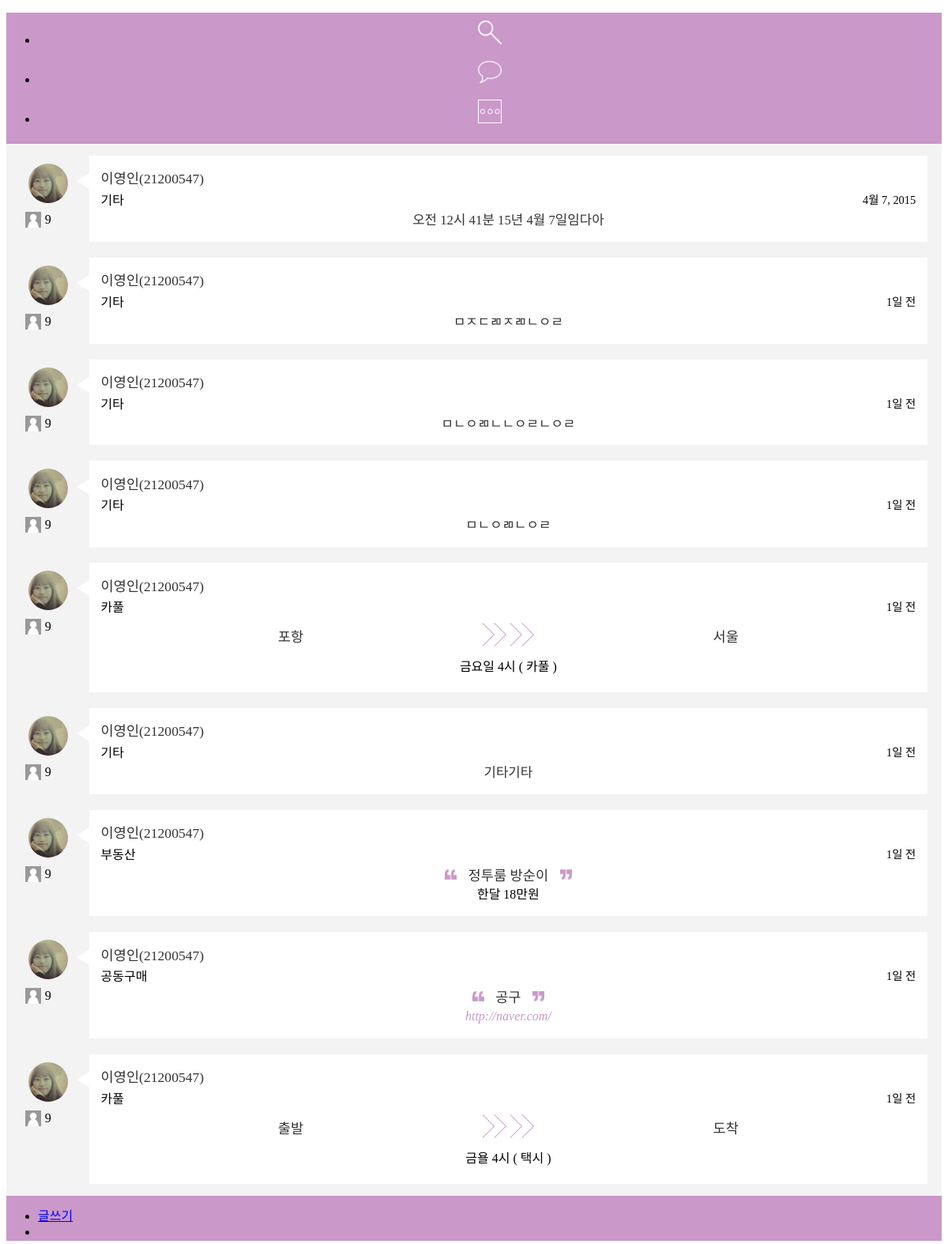
Screenshot of /newsfeed with the database file from the repository.
### sns/models.py (models this page shows, shortened)
class Article(models.Model):
    datetime = models.DateTimeField(auto_now=True)
    student = models.ForeignKey(Student)
    category = models.ForeignKey(Category)
    content = models.TextField()
    def get_datetime(self):
        return get_date(self.datetime)

class Student(models.Model):
    user = models.OneToOneField(User)
    phone = models.CharField(max_length=20, null=True, blank=True)
    is_public = models.BooleanField(default=False)
    area = models.ForeignKey(Area)
    image = models.ImageField(upload_to="profile", null=True, blank=True)
    def __str__(self):
        return self.get_name() + "(" + self.user.get_username() + ")"
    def get_name(self):
        return self.user.last_name + self.user.first_name
    def get_image(self):
        return self.image if self.image else "profile/default/avatar.png"

class Category(models.Model):
    name = models.CharField(max_length=30)
    type = models.CharField(max_length=30, default="default")
    def __str__(self):
        return self.name

class Car(models.Model):
    depart = models.CharField(max_length=50)
    destination = models.CharField(max_length=50)
    transportation = models.CharField(max_length=50)
    trade = models.OneToOneField(Trade)
    article = models.OneToOneField(Article)

class Trade(models.Model):
    fee = models.CharField(max_length=100)
    time = models.CharField(max_length=100)
    memo = models.TextField(null=True, blank=True)

class House(models.Model):
    title = models.CharField(max_length=50)
    area = models.ForeignKey(Area)
    trade = models.OneToOneField(Trade)
    article = models.OneToOneField(Article)

class Store(models.Model):
    title = models.CharField(max_length=50)
    link = models.URLField(null=True)
    trade = models.OneToOneField(Trade)
    article = models.OneToOneField(Article)

### sns/views.py (the view)
# urls.py: url(r'^newsfeed', Newsfeed.as_view(template_name="newsfeed.html"), name="newsfeed"),
class Newsfeed(ListView):
    template_name = "newsfeed.html"
    queryset = Article.objects.all()
    context_object_name = "articles"
    def get_context_data(self, **kwargs):
        context = super(Newsfeed, self).get_context_data(**kwargs)
        context.update({"search_form": SearchForm(self.request.GET)})
        return context
    def get_list(self):
        articles = Article.objects.all().order_by('-datetime')
        array = []
        for article in articles:
            if Car.objects.filter(article=article).exists():
                array.append(Car.objects.get(article=article))
            elif House.objects.filter(article=article).exists():
                array.append(House.objects.get(article=article))
            elif Store.objects.filter(article=article).exists():
                array.append(Store.objects.get(article=article))
            else:
                array.append(article)
        return zip(articles, array)
    def get_queryset(self):
        category_param = self.request.GET.get('category')
        content_param = self.request.GET.get('content')
        articles = Article.objects.all().order_by('-datetime')
        articles = ArticleModelAdmin(Article, None).get_search_results(self.request, articles, content_param)[0]
        articles = ArticleFilter(self.request.GET, queryset=articles)
        return articles

### sns/models.py (called while the page is built)
def get_date(time):
    if(time.date() + timedelta(days=1)) == date.today():
        diff = timesince(time)
        if diff == '0분':
            return '방금 전'
        return '%s 전' % timesince(time).split(',')[0]
    else:
        return time.date() + timedelta(days=1)

### templates/newsfeed.html (shortened to what this page needs)
{% extends 'base_newsfeed.html' %}
{% load staticfiles %}
{% block page_content %}
    {% include "newsfeed_header.html" %}
    <div id="newsfeed-body">
        {% for article, item in view.get_list %}
            {% include "newsfeed_"|add:article.category.type|add:".html" with article=item %}
        {% endfor %}
    </div>
    {% include "newsfeed_footer.html" with page="newsfeed" %}
{% endblock %}

### templates/newsfeed_default.html
{% extends 'newsfeed_article.html' %}
{% load staticfiles %}
{% block content %}
    {% if url %}#}
        <p class="div-fill">{{ article.content }}</p>
    {% else %}
        <a href="{% url "article" article.id %}" class="div-fill">{{ article.content }}</a>
    {% endif %}
{% endblock %}

### templates/newsfeed_article.html
{% load staticfiles %}
<div class="newsfeed-article-box">
    <table>
        <tr>
            <td rowspan="2" class="article-user-image user-image">
                <div class="image">
                    {% if article.category %}
                        <img src="{{ MEDIA_URL }}{{ article.student.get_image}}" width="50"/>
                    {% else %}
                        <img src="{{ MEDIA_URL }}{{ article.article.student.get_image}}" width="50"/>
                    {% endif %}
                </div>
            </td>
            <td rowspan="2" class="article-arrow">
                <img src="{% static "img/play106.png" %}" height="20"/>
            </td>
            <td class="article-content article-user-id">
                {% if article.category %}
                    <a href="{% url "mypage" article.student.id %}">
                        {{ article.student }}
                    </a>
                {% else %}
                    <a href="{% url "mypage" article.article.student.id %}">
                        {{ article.article.student }}
                    </a>
                {% endif %}
            </td>
        </tr>
        <tr>
            <td class="article-content">
                {% if article.category %}
                    {{ article.category }}
                    <label class="article-time">
                        {{ article.get_datetime }}
                    </label>
                {% else %}
                    {{ article.article.category }}
                    <label class="article-time">
                        {{ article.article.get_datetime }}
                    </label>
                {% endif %}
            </td>
        </tr>
        <tr>
            <td class="article-comment">
                <div class="sm-icon">
                    <img src="{% static "img/default_profile.jpg" %}" width="20" height="20"/>
                </div>
                <label for="sm-icon">9</label>
            </td>
            <td></td>
            <td class="article-content article-paragraph">
                {% block content %}
                {% endblock %}
            </td>
        </tr>
    </table>
</div>

### templates/newsfeed_car.html
{% extends 'newsfeed_article.html' %}
{% load staticfiles %}
{% block content %}
    <table class="article-box-car">
        <tr>
            <td class="article-title">
                <a href="{% url "article" article.id %}">{{ article.depart }}</a>
            </td>
            <td class="car-arrow">
                <img src="{% static "img/car_arrow3.png" %}" width="30"/>
            </td>
            <td class="car-arrow">
                <img src="{% static "img/car_arrow3.png" %}" width="30"/>
            </td>
            <td class="article-title">
                <a href="{% url "article" article.id %}">{{ article.destination }}</a>
            </td>
        </tr>
        <tr>
            <td colspan="4">
                <label>{{ article.trade.time }} ( {{ article.transportation }} )</label>
            </td>
        </tr>
    </table>
{% endblock %}

### templates/newsfeed_house.html
{% extends 'newsfeed_article.html' %}
{% load staticfiles %}
{% block content %}
    <table>
        <tr>
            <td class="image-td article-title">
                <img src="{% static "img/marks.png" %}" width="15"/>
                <a href="{% url "article" article.id %}">{{ article.title }}</a>
                <img src="{% static "img/marks2.png" %}" width="15"/>
            </td>
        </tr>
        <tr>
            <td class="fee">
                <label>{{ article.trade.fee }}</label>
            </td>
        </tr>
    </table>
{% endblock %}

### templates/newsfeed_store.html
{% extends 'newsfeed_article.html' %}
{% load staticfiles %}
{% block content %}
    <table>
        <tr>
            <td class="image-td article-title">
                <img src="{% static "img/marks.png" %}" width="15"/>
                <a href="{% url "article" article.id %}">{{ article.title }}</a>
                <img src="{% static "img/marks2.png" %}" width="15"/>
            </td>
        </tr>
        <tr>
            <td class="link">
                <a href="{{ article.link }}">{{ article.link }}</a>
            </td>
        </tr>
    </table>
{% endblock %}

### resources/static/css/newsfeed.css (style rules this page uses)
table { width: 100%; border-spacing: 0px !important; }
#newsfeed-body { padding-top: 5px; padding-bottom: 5px; height: 100%; min-height: 600px; }
.user-image { text-align: center; vertical-align: middle; }
.user-image .image { overflow: hidden; vertical-align: middle; }
.newsfeed-article-box { width: 97%; margin: 10px 1.5% 10px 1.5%; border-radius: 5px; display: inline-flex; }
.article-user-image { width: 70px; height: 50px; padding: 10px; }
.article-user-image .image { width: 50px; height: 50px; border-radius: 25px; }
.sm-icon { padding-left: 5px; padding-right: 5px; }
.article-arrow { width: 20px; padding-right: 0px !important; }
.article-content { width: 100%; }
.article-content, .detail-content { padding-left: 15px; padding-right: 15px; }
.article-user-id { padding-top: 16px; }
.article-user-id a { font-family: Bold; font-size: 110%; text-decoration: none !important; }
.article-time { float: right; text-align: right; font-family: Light; font-size: 90%; }
.article-paragraph { clear: left; word-wrap: break-word; padding-bottom: 16px; }
.div-fill { display: block; font-size: 105%; font-weight: normal !important; text-decoration: none !important; text-align: center; word-wrap: break-word; }
.article-comment { display: inline-flex; }
.article-comment .sm-icon { padding-left: 5px; padding-right: 5px; }
.article-comment label { margin: 0px !important; }
.article-box-car { text-align: center; }
.article-box-car tr td { padding-top: 5px; padding-bottom: 5px; }
.car-arrow { width: 35px; padding: 0px; }
.article-title { font-size: 110%; }
.image-td, .link, .fee { text-align: center; }
.image-td img { padding-left: 10px; padding-right: 10px; }
.link a { font-family: Light; font-style: italic; }
.article-title a, .link a { font-weight: normal !important; text-decoration: none !important; }
.sm-icon { width: 20px; height: 20px; }

### resources/static/css/common.css (style rules this page uses)
html, body { min-height: 100%; }
body { -webkit-font-smoothing: antialiased; -moz-font-smoothing: antialiased; font-smoothing: antialiased; }

### resources/static/css/color.css (style rules this page uses)
.link a, .logo-small, .logo-text { color: #ca98c9 !important; }
.article-title a, .article-user-id a, .comment-user-id a, .div-fill, .article-box table tr td a, .write-category #id_category-button, .write-button { color: #333 !important; }
#tabs_container, .article-content { background-color: white; }
#newsfeed-body, .newsfeed-page, .comment-box { background-color: #f3f3f3; }

### rows the page displays
Article: student.get_image (picture), student "이영인(21200547)", category "기타", get_datetime "4월 7, 2015", content "오전 12시 41분 15년 4월 7일임다아"
Article: student.get_image (picture), student "이영인(21200547)", category "기타", get_datetime "1일 전", content "ㅁㅈㄷㄻㅈㄻㄴㅇㄹ"
Article: student.get_image (picture), student "이영인(21200547)", category "기타", get_datetime "1일 전", content "ㅁㄴㅇㄻㄴㄴㅇㄹㄴㅇㄹ"
Article: student.get_image (picture), student "이영인(21200547)", category "기타", get_datetime "1일 전", content "ㅁㄴㅇㄻㄴㅇㄹ"
Article: article.student.get_image (picture), article.student "이영인(21200547)", article.category "카풀", article.get_datetime "1일 전", depart "포항", destination "서울", trade.time "금요일 4시", transportation "카풀"
Article: student.get_image (picture), student "이영인(21200547)", category "기타", get_datetime "1일 전", content "기타기타"
Article: article.student.get_image (picture), article.student "이영인(21200547)", article.category "부동산", article.get_datetime "1일 전", title "정투룸 방순이", trade.fee "한달 18만원"
Article: article.student.get_image (picture), article.student "이영인(21200547)", article.category "공동구매", article.get_datetime "1일 전", title "공구", link "http://naver.com/"
Article: article.student.get_image (picture), article.student "이영인(21200547)", article.category "카풀", article.get_datetime "1일 전", depart "출발", destination "도착", trade.time "금욜 4시", transportation "택시"
